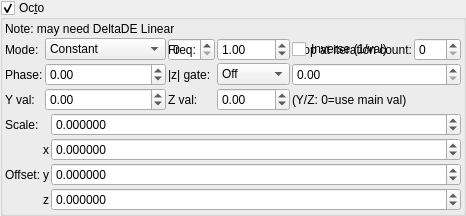
    <widget class="MyGroupBox" name="groupCheck_transf_function_enabledD_false">
     <property name="toolTip">
      <string/>
     </property>
     <property name="title">
      <string>Oc&amp;to</string>
     </property>
     <property name="checkable">
      <bool>true</bool>
     </property>
     <layout class="QVBoxLayout" name="verticalLayout_33" stretch="0,0,0">
      <property name="spacing">
       <number>2</number>
      </property>
      <property name="leftMargin">
       <number>2</number>
      </property>
      <property name="topMargin">
       <number>2</number>
      </property>
      <property name="rightMargin">
       <number>2</number>
      </property>
      <property name="bottomMargin">
       <number>2</number>
      </property>
      <item>
       <widget class="QLabel" name="label_264">
        <property name="text">
         <string>Note: may need DeltaDE Linear</string>
        </property>
       </widget>
      </item>
      <item>
       <layout class="QGridLayout" name="gridLayout_70">
        <property name="spacing">
         <number>2</number>
        </property>
        <item row="1" column="2">
         <widget class="MySpinBox" name="spinboxInt_transf_multiplier_start_iter_3">
          <property name="sizePolicy">
           <sizepolicy hsizetype="Minimum" vsizetype="Maximum">
            <horstretch>0</horstretch>
            <verstretch>0</verstretch>
           </sizepolicy>
          </property>
          <property name="minimum">
           <number>0</number>
          </property>
          <property name="maximum">
           <number>999</number>
          </property>
          <property name="value">
           <number>0</number>
          </property>
         </widget>
        </item>
        <item row="1" column="1">
         <widget class="QLabel" name="label_253">
          <property name="text">
           <string>Start at iteration count:</string>
          </property>
         </widget>
        </item>
        <item row="1" column="4">
         <widget class="QLabel" name="label_252">
          <property name="text">
           <string>Stop at iteration count:</string>
          </property>
          <property name="wordWrap">
           <bool>true</bool>
          </property>
         </widget>
        </item>
        <item row="1" column="5">
         <widget class="MySpinBox" name="spinboxInt_transf_multiplier_stop_iter_3">
          <property name="sizePolicy">
           <sizepolicy hsizetype="Preferred" vsizetype="Maximum">
            <horstretch>0</horstretch>
            <verstretch>0</verstretch>
           </sizepolicy>
          </property>
          <property name="maximum">
           <number>999</number>
          </property>
         </widget>
        </item>
      <item row="1" column="0">
       <widget class="QLabel"><property name="text"><string>Mode:</string></property></widget>
      </item>
      <item row="1" column="1">
       <widget class="MyComboBox" name="comboBox_transf_multiplier_value_mode_3">
        <item><property name="text"><string notr="true">Constant</string></property></item>
        <item><property name="text"><string notr="true">Sine</string></property></item>
        <item><property name="text"><string notr="true">Ramp</string></property></item>
        <item><property name="text"><string notr="true">Exponential</string></property></item>
        <item><property name="text"><string notr="true">Triangle</string></property></item>
        <item><property name="text"><string notr="true">Square</string></property></item>
        <item><property name="text"><string notr="true">Smoothstep</string></property></item>
        <item><property name="text"><string notr="true">Noise</string></property></item>
        <item><property name="text"><string notr="true">Ping-pong</string></property></item>
        <item><property name="text"><string notr="true">Stepped</string></property></item>
       </widget>
      </item>
      <item row="1" column="2">
       <widget class="QLabel"><property name="text"><string>Freq:</string></property></widget>
      </item>
      <item row="1" column="3">
       <widget class="MyDoubleSpinBox" name="spinbox_transf_multiplier_frequency_3">
        <property name="minimum"><double>0.01</double></property><property name="maximum"><double>100.0</double></property>
        <property name="singleStep"><double>0.1</double></property><property name="value"><double>1.0</double></property>
       </widget>
      </item>
      <item row="1" column="4" colspan="2">
       <widget class="MyCheckBox" name="checkBox_transf_multiplier_inverse_3">
        <property name="text"><string>Inverse (1/val)</string></property>
       </widget>
      </item>
      <item row="2" column="0">
       <widget class="QLabel"><property name="text"><string>Phase:</string></property></widget>
      </item>
      <item row="2" column="1">
       <widget class="MyDoubleSpinBox" name="spinbox_transf_multiplier_phase_3">
        <property name="minimum"><double>-10.0</double></property><property name="maximum"><double>10.0</double></property>
        <property name="singleStep"><double>0.1</double></property><property name="value"><double>0.0</double></property>
       </widget>
      </item>
      <item row="2" column="2">
       <widget class="QLabel"><property name="text"><string>|z| gate:</string></property></widget>
      </item>
      <item row="2" column="3">
       <widget class="MyComboBox" name="comboBox_transf_multiplier_threshold_mode_3">
        <item><property name="text"><string notr="true">Off</string></property></item>
        <item><property name="text"><string notr="true">&gt; thresh</string></property></item>
        <item><property name="text"><string notr="true">&lt; thresh</string></property></item>
       </widget>
      </item>
      <item row="2" column="4" colspan="2">
       <widget class="MyDoubleSpinBox" name="spinbox_transf_multiplier_threshold_3">
        <property name="minimum"><double>0.0</double></property><property name="maximum"><double>1000.0</double></property>
        <property name="singleStep"><double>0.1</double></property><property name="value"><double>0.0</double></property>
       </widget>
      </item>
      <item row="3" column="0">
       <widget class="QLabel"><property name="text"><string>Y val:</string></property></widget>
      </item>
      <item row="3" column="1">
       <widget class="MyDoubleSpinBox" name="spinbox_transf_multiplier_scale_y_3">
        <property name="minimum"><double>-100.0</double></property><property name="maximum"><double>100.0</double></property>
        <property name="singleStep"><double>0.01</double></property><property name="value"><double>0.0</double></property>
       </widget>
      </item>
      <item row="3" column="2">
       <widget class="QLabel"><property name="text"><string>Z val:</string></property></widget>
      </item>
      <item row="3" column="3">
       <widget class="MyDoubleSpinBox" name="spinbox_transf_multiplier_scale_z_3">
        <property name="minimum"><double>-100.0</double></property><property name="maximum"><double>100.0</double></property>
        <property name="singleStep"><double>0.01</double></property><property name="value"><double>0.0</double></property>
       </widget>
      </item>
      <item row="3" column="4" colspan="2">
       <widget class="QLabel"><property name="text"><string notr="true">(Y/Z: 0=use main val)</string></property></widget>
      </item>
       </layout>
      </item>
      <item>
       <layout class="QGridLayout" name="gridLayout_71" columnstretch="0,0,1">
        <property name="spacing">
         <number>2</number>
        </property>
        <item row="0" column="2">
         <widget class="MyDoubleSpinBox" name="spinbox_transf_scaleA_2">
          <property name="sizePolicy">
           <sizepolicy hsizetype="Minimum" vsizetype="Maximum">
            <horstretch>0</horstretch>
            <verstretch>0</verstretch>
           </sizepolicy>
          </property>
          <property name="prefix">
           <string/>
          </property>
          <property name="suffix">
           <string/>
          </property>
          <property name="decimals">
           <number>6</number>
          </property>
          <property name="minimum">
           <double>-99.989999999999995</double>
          </property>
          <property name="maximum">
           <double>99.989999999999995</double>
          </property>
          <property name="singleStep">
           <double>0.100000000000000</double>
          </property>
         </widget>
        </item>
        <item row="3" column="1">
         <widget class="QLabel" name="label_148">
          <property name="sizePolicy">
           <sizepolicy hsizetype="Preferred" vsizetype="Preferred">
            <horstretch>0</horstretch>
            <verstretch>0</verstretch>
           </sizepolicy>
          </property>
          <property name="text">
           <string notr="true">z</string>
          </property>
          <property name="alignment">
           <set>Qt::AlignRight|Qt::AlignTrailing|Qt::AlignVCenter</set>
          </property>
         </widget>
        </item>
        <item row="3" column="2">
         <widget class="MyDoubleSpinBox" name="spinbox3_transf_offset_100_z">
          <property name="sizePolicy">
           <sizepolicy hsizetype="Minimum" vsizetype="Maximum">
            <horstretch>0</horstretch>
            <verstretch>0</verstretch>
           </sizepolicy>
          </property>
          <property name="prefix">
           <string/>
          </property>
          <property name="suffix">
           <string/>
          </property>
          <property name="decimals">
           <number>6</number>
          </property>
          <property name="minimum">
           <double>-99.989999999999995</double>
          </property>
          <property name="maximum">
           <double>99.989999999999995</double>
          </property>
          <property name="singleStep">
           <double>0.100000000000000</double>
          </property>
         </widget>
        </item>
        <item row="1" column="1">
         <widget class="QLabel" name="label_143">
          <property name="sizePolicy">
           <sizepolicy hsizetype="Preferred" vsizetype="Preferred">
            <horstretch>0</horstretch>
            <verstretch>0</verstretch>
           </sizepolicy>
          </property>
          <property name="text">
           <string notr="true">x</string>
          </property>
          <property name="alignment">
           <set>Qt::AlignRight|Qt::AlignTrailing|Qt::AlignVCenter</set>
          </property>
         </widget>
        </item>
        <item row="2" column="2">
         <widget class="MyDoubleSpinBox" name="spinbox3_transf_offset_100_y">
          <property name="sizePolicy">
           <sizepolicy hsizetype="Minimum" vsizetype="Maximum">
            <horstretch>0</horstretch>
            <verstretch>0</verstretch>
           </sizepolicy>
          </property>
          <property name="prefix">
           <string/>
          </property>
          <property name="suffix">
           <string/>
          </property>
          <property name="decimals">
           <number>6</number>
          </property>
          <property name="minimum">
           <double>-99.989999999999995</double>
          </property>
          <property name="maximum">
           <double>99.989999999999995</double>
          </property>
          <property name="singleStep">
           <double>0.100000000000000</double>
          </property>
         </widget>
        </item>
        <item row="2" column="0">
         <widget class="QLabel" name="label_255">
          <property name="text">
           <string>Offset:</string>
          </property>
         </widget>
        </item>
        <item row="1" column="2">
         <widget class="MyDoubleSpinBox" name="spinbox3_transf_offset_100_x">
          <property name="sizePolicy">
           <sizepolicy hsizetype="Minimum" vsizetype="Maximum">
            <horstretch>0</horstretch>
            <verstretch>0</verstretch>
           </sizepolicy>
          </property>
          <property name="prefix">
           <string/>
          </property>
          <property name="suffix">
           <string/>
          </property>
          <property name="decimals">
           <number>6</number>
          </property>
          <property name="minimum">
           <double>-99.989999999999995</double>
          </property>
          <property name="maximum">
           <double>99.989999999999995</double>
          </property>
          <property name="singleStep">
           <double>0.100000000000000</double>
          </property>
         </widget>
        </item>
        <item row="2" column="1">
         <widget class="QLabel" name="label_147">
          <property name="sizePolicy">
           <sizepolicy hsizetype="Preferred" vsizetype="Preferred">
            <horstretch>0</horstretch>
            <verstretch>0</verstretch>
           </sizepolicy>
          </property>
          <property name="text">
           <string notr="true">y</string>
          </property>
          <property name="alignment">
           <set>Qt::AlignRight|Qt::AlignTrailing|Qt::AlignVCenter</set>
          </property>
         </widget>
        </item>
        <item row="0" column="0">
         <widget class="QLabel" name="label_263">
          <property name="text">
           <string>Scale:</string>
          </property>
         </widget>
        </item>
       </layout>
      </item>
     </layout>
    </widget>
